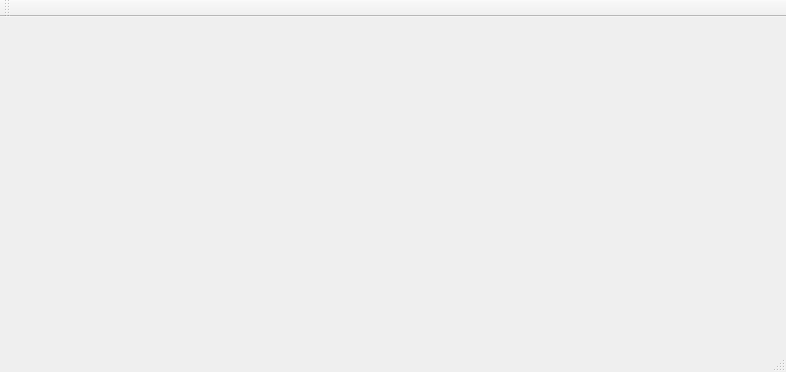
<?xml version="1.0" encoding="UTF-8"?>
<ui version="4.0">
 <class>MainWindow</class>
 <widget class="QMainWindow" name="MainWindow">
  <property name="geometry">
   <rect>
    <x>0</x>
    <y>0</y>
    <width>786</width>
    <height>372</height>
   </rect>
  </property>
  <property name="windowTitle">
   <string>MainWindow</string>
  </property>
  <widget class="QWidget" name="centralWidget">
   <widget class="QWidget" name="horizontalLayoutWidget">
    <property name="geometry">
     <rect>
      <x>30</x>
      <y>0</y>
      <width>731</width>
      <height>261</height>
     </rect>
    </property>
    <layout class="QHBoxLayout" name="horizontalLayout"/>
   </widget>
  </widget>
  <widget class="QMenuBar" name="menuBar">
   <property name="geometry">
    <rect>
     <x>0</x>
     <y>0</y>
     <width>786</width>
     <height>30</height>
    </rect>
   </property>
  </widget>
  <widget class="QToolBar" name="mainToolBar">
   <attribute name="toolBarArea">
    <enum>TopToolBarArea</enum>
   </attribute>
   <attribute name="toolBarBreak">
    <bool>false</bool>
   </attribute>
  </widget>
  <widget class="QStatusBar" name="statusBar"/>
 </widget>
 <layoutdefault spacing="6" margin="11"/>
 <resources/>
 <connections/>
</ui>
